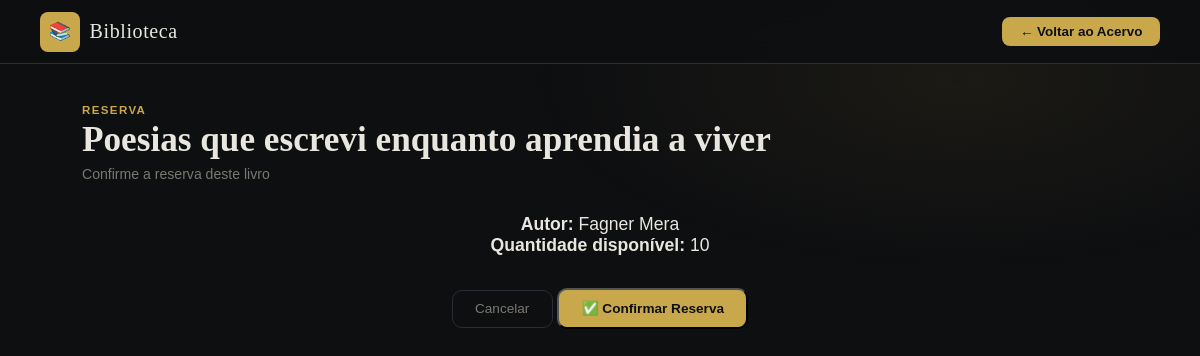
Page /reservar/4/ on the committed database.
### livros/models.py (models this page shows, shortened)
class Livro(models.Model):
    GENEROS = [
        ('ficcao',     'Ficção'),
        ('nao_ficcao', 'Não-ficção'),
        ('romance',    'Romance'),
        ('aventura',   'Aventura'),
        ('ciencia',    'Ciência'),
        ('historia',   'História'),
        ('infantil',   'Infantil'),
        ('outros',     'Outros'),
    ]
    titulo     = models.CharField(max_length=200)
    autor      = models.CharField(max_length=200)
    isbn       = models.CharField(max_length=17, blank=True)
    ano        = models.IntegerField(null=True, blank=True)
    genero     = models.CharField(max_length=20, choices=GENEROS, blank=True)
    quantidade = models.IntegerField(default=1)
    sinopse    = models.TextField(blank=True)
    capa       = models.ImageField(upload_to='capas/', blank=True, null=True)
    cadastrado_em = models.DateTimeField(auto_now_add=True)

### livros/views.py (the view, shortened to what this page needs)
# urls.py: path('reservar/<int:livro_id>/', views.reservar_livro, name='reservar_livro'),
def reservar_livro(request, livro_id):
    livro = get_object_or_404(Livro, id=livro_id)
    return render(request, 'livros/reservar_livro.html', {'livro': livro})

### livros/templates/livros/reservar_livro.html (shortened to what this page needs)
<!DOCTYPE html>
<html lang="pt-BR">
<head>
  {% load static %}
  <link rel="stylesheet" href="{% static 'css/style.css' %}"/>
  <link rel="stylesheet" href="{% static 'css/acervo.css' %}"/>
</head>
<body>
  <nav class="navbar">
    <div class="nav-logo">
      <div class="logo-icon">📚</div>
      <span class="logo-text">Biblioteca</span>
    </div>
    <a href="{% url 'acervo' %}" class="nav-btn">← Voltar ao Acervo</a>
  </nav>
  <main class="main-content">
    <div class="page-header">
      <div>
        <p class="page-label">RESERVA</p>
        <h1 class="page-title">{{ livro.titulo }}</h1>
        <p class="page-sub">Confirme a reserva deste livro</p>
      </div>
    </div>
    <div class="form-card" style="max-width: 600px; margin: 0 auto; text-align: center;">
      <p style="font-size: 1.1rem; margin: 2rem 0;">
        <strong>Autor:</strong> {{ livro.autor }}<br>
        <strong>Quantidade disponível:</strong> {{ livro.quantidade }}
      </p>
      <form method="POST">
        <div class="form-actions">
          <a href="{% url 'acervo' %}" class="btn-outline">Cancelar</a>
          <button type="submit" class="btn-gold">✅ Confirmar Reserva</button>
        </div>
      </form>
    </div>
  </main>
</body>
</html>

### static/css/style.css (style rules this page uses)
*, *::before, *::after { box-sizing: border-box; margin: 0; padding: 0; }
:root { --bg: #0e0f11; --panel: #16181c; --border: #2a2d35; --accent: #c9a84c; --accent2: #e8c96e; --text: #e8e6df; --muted: #7a7870; --error: #e05c5c; --success: #5cba8a; --input-bg: #1d1f25; --radius: 10px; }
body { background: var(--bg); color: var(--text); font-family: 'DM Sans', sans-serif; min-height: 100vh; display: flex; align-items: center; justify-content: center; padding: 2rem 1rem; overflow-x: hidden; }
body::before { content: ''; position: fixed; inset: 0; background: radial-gradient(ellipse 60% 50% at 70% 20%, rgba(201,168,76,0.08) 0%, transparent 60%), radial-gradient(ellipse 50% 40% at 10% 80%, rgba(201,168,76,0.05) 0%, transparent 55%); pointer-events: none; z-index: 0; }
.logo-icon { width: 40px; height: 40px; background: var(--accent); border-radius: 8px; display: flex; align-items: center; justify-content: center; font-size: 1.1rem; }
.logo-text { font-family: 'Playfair Display', serif; font-size: 1.25rem; letter-spacing: 0.03em; color: var(--text); }

### static/css/acervo.css (style rules this page uses)
body { display: block; padding: 0; min-height: 100vh; background: var(--bg); }
body::before { content: ''; position: fixed; inset: 0; background: radial-gradient(ellipse 60% 40% at 80% 10%, rgba(201,168,76,0.07) 0%, transparent 60%), radial-gradient(ellipse 40% 50% at 5% 90%, rgba(201,168,76,0.04) 0%, transparent 55%); pointer-events: none; z-index: 0; }
.navbar { position: sticky; top: 0; z-index: 100; display: flex; align-items: center; justify-content: space-between; padding: 0 2.5rem; height: 64px; background: rgba(14,15,17,0.85); backdrop-filter: blur(12px); border-bottom: 1px solid var(--border); animation: fadeDown 0.5s ease both; }
.nav-logo { display: flex; align-items: center; gap: 0.6rem; text-decoration: none; }
.nav-btn { padding: 0.45rem 1.1rem; background: var(--accent); color: #0e0f11; font-size: 0.84rem; font-weight: 700; border-radius: 8px; text-decoration: none; transition: all 0.2s; }
.main-content { position: relative; z-index: 1; max-width: 1100px; margin: 0 auto; padding: 2.5rem 2rem 4rem; animation: fadeUp 0.6s ease both; }
.page-header { display: flex; align-items: flex-start; justify-content: space-between; margin-bottom: 2rem; gap: 1rem; flex-wrap: wrap; }
.page-label { font-size: 0.72rem; font-weight: 600; letter-spacing: 0.12em; color: var(--accent); margin-bottom: 0.3rem; }
.page-title { font-family: 'Playfair Display', serif; font-size: 2.2rem; font-weight: 900; color: var(--text); line-height: 1.1; }
.page-sub { font-size: 0.88rem; color: var(--muted); margin-top: 0.4rem; }
.btn-gold { display: inline-flex; align-items: center; gap: 0.4rem; padding: 0.65rem 1.4rem; background: var(--accent); color: #0e0f11; font-family: 'DM Sans', sans-serif; font-size: 0.85rem; font-weight: 700; border-radius: 10px; text-decoration: none; transition: all 0.2s; white-space: nowrap; }
.btn-outline { display: inline-flex; align-items: center; padding: 0.65rem 1.4rem; border: 1px solid var(--border); color: var(--muted); font-size: 0.85rem; font-weight: 500; border-radius: 10px; text-decoration: none; transition: all 0.2s; white-space: nowrap; }

### rows in the picture
Livro: titulo "Poesias que escrevi enquanto aprendia a viver", autor "Fagner Mera", quantidade "10"
